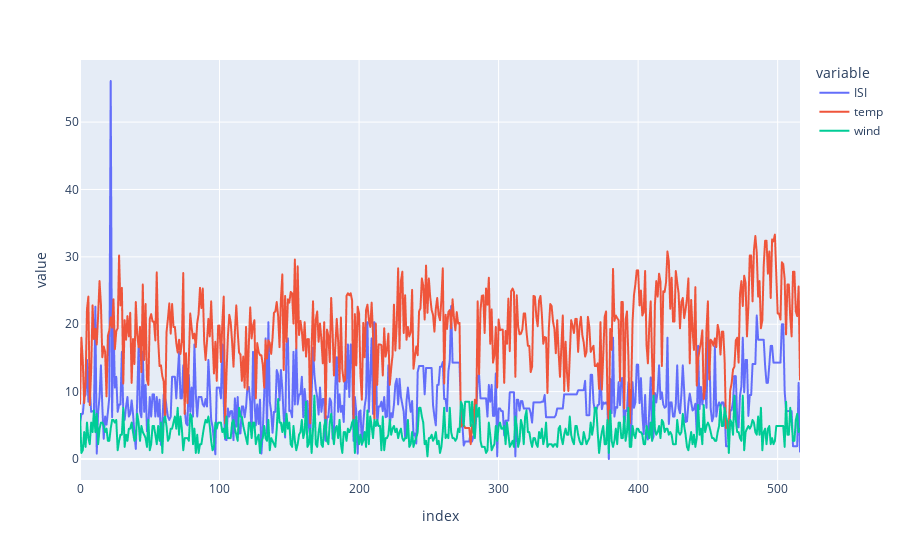

Write notebook code for a chart like this one.
### Code cell
# another fancy plot for ISI, temp and wind
import plotly.express as px 
df_long=pd.melt(fires,id_vars=['index'], value_vars=['ISI',	'temp',	'wind']) 
fig = px.line(df_long, x='index', y='value', color='variable')
fig.show()

### Figure 1 — Plotly figure (JSON) as saved in the notebook; plotly's stock layout.template omitted (floating-point values rounded to 4 significant figures; data arrays with more than 128 entries replaced by an {"elided": "..."} marker saying what was removed)
{"data": [{"hovertemplate": "variable=ISI<br>index=%{x}<br>value=%{y}<extra></extra>", "legendgroup": "ISI", "line": {"color": "#636efa", "dash": "solid"}, "marker": {"symbol": "circle"}, "mode": "lines", "name": "ISI", "showlegend": true, "type": "scattergl", "x": {"elided": "517 int values"}, "xaxis": "x", "y": {"elided": "517 float values"}, "yaxis": "y"}, {"hovertemplate": "variable=temp<br>index=%{x}<br>value=%{y}<extra></extra>", "legendgroup": "temp", "line": {"color": "#EF553B", "dash": "solid"}, "marker": {"symbol": "circle"}, "mode": "lines", "name": "temp", "showlegend": true, "type": "scattergl", "x": {"elided": "517 int values"}, "xaxis": "x", "y": {"elided": "517 float values"}, "yaxis": "y"}, {"hovertemplate": "variable=wind<br>index=%{x}<br>value=%{y}<extra></extra>", "legendgroup": "wind", "line": {"color": "#00cc96", "dash": "solid"}, "marker": {"symbol": "circle"}, "mode": "lines", "name": "wind", "showlegend": true, "type": "scattergl", "x": {"elided": "517 int values"}, "xaxis": "x", "y": {"elided": "517 float values"}, "yaxis": "y"}], "layout": {"legend": {"title": {"text": "variable"}, "tracegroupgap": 0}, "margin": {"t": 60}, "xaxis": {"anchor": "y", "domain": [0, 1], "title": {"text": "index"}}, "yaxis": {"anchor": "x", "domain": [0, 1], "title": {"text": "value"}}}}
